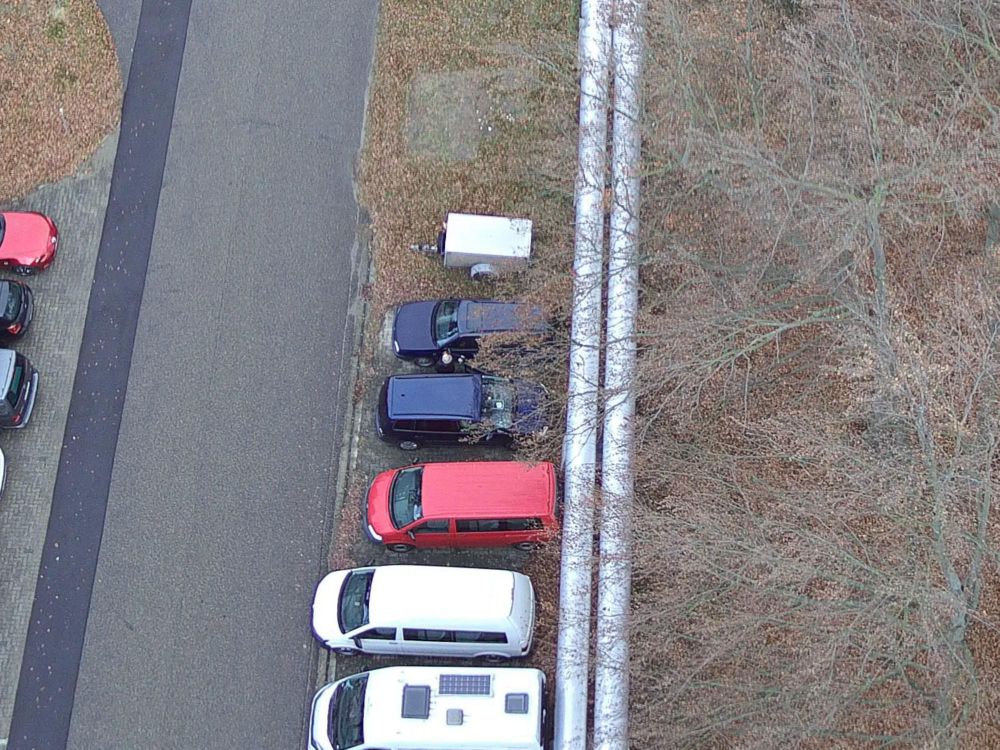
#> input picture myproject/objectDetection/objectsDatasets/training/images/new/20181210_092634_217_R_5.jpg, 1999 x 1499 px (shown at 1/2 size); its folder holds 4 pictures in this run
$ python untitled.py
#> lines starting #> are read from the running program, lines starting #| are printed output that depends on the picture
import cv2
import os
labelNames = [x for x in os.listdir('.') if ".jpg" in x] #new
for name in labelNames:
	img = cv2.imread(name)
#> img is the input picture: shape (1499, 1999, 3); mean B, G, R 133, 128.2, 132.1
	img_new = cv2.resize(img, (400, 300))
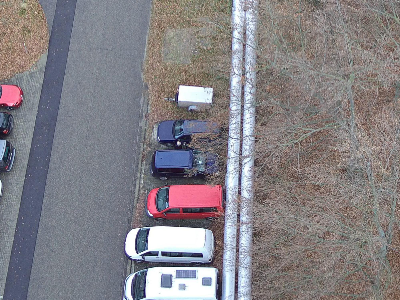
#> img_new: shape (300, 400, 3); mean B, G, R 132.9, 128.1, 132
	cv2.imwrite('../'+name, img_new)
#> pass 2 of the loop `for name in labelNames:`:
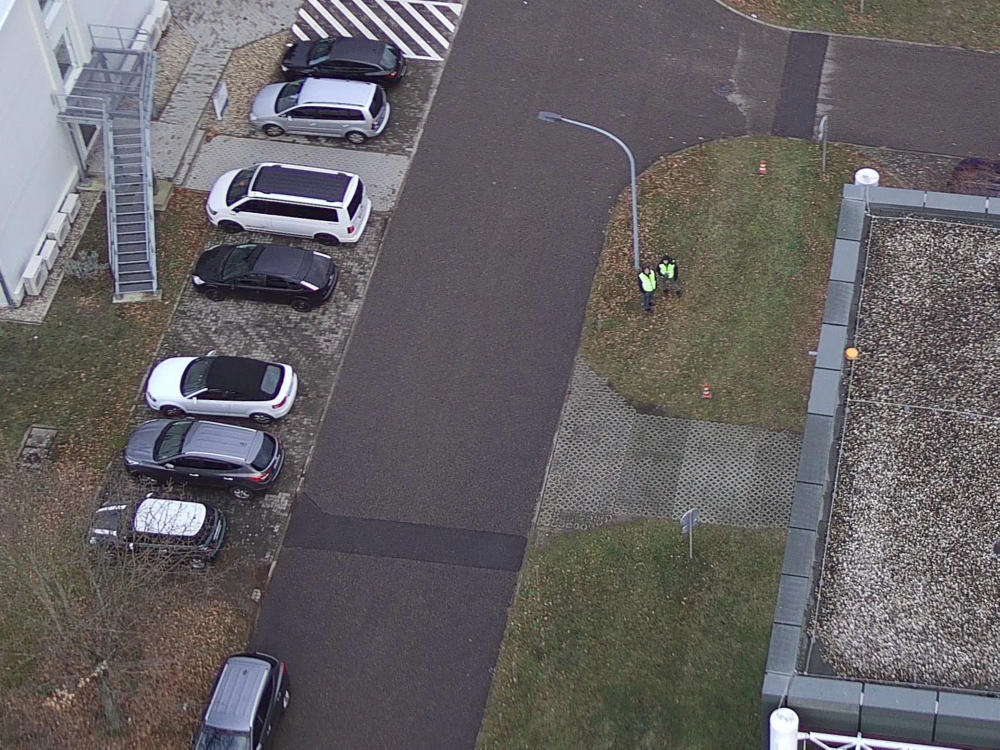
#> input picture myproject/objectDetection/objectsDatasets/training/images/new/20181210_093344_507_R_3.jpg, 1999 x 1499 px (shown at 1/2 size)
#> img is the input picture: shape (1499, 1999, 3); mean B, G, R 100.2, 98.1, 101.3
#> `img_new = cv2.resize(img, (400, 300))`:
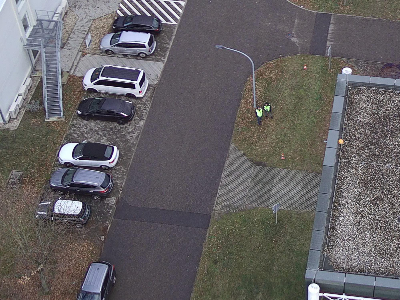
#> img_new: shape (300, 400, 3); mean B, G, R 100.1, 97.9, 101.2
#> pass 3 of the loop `for name in labelNames:`:
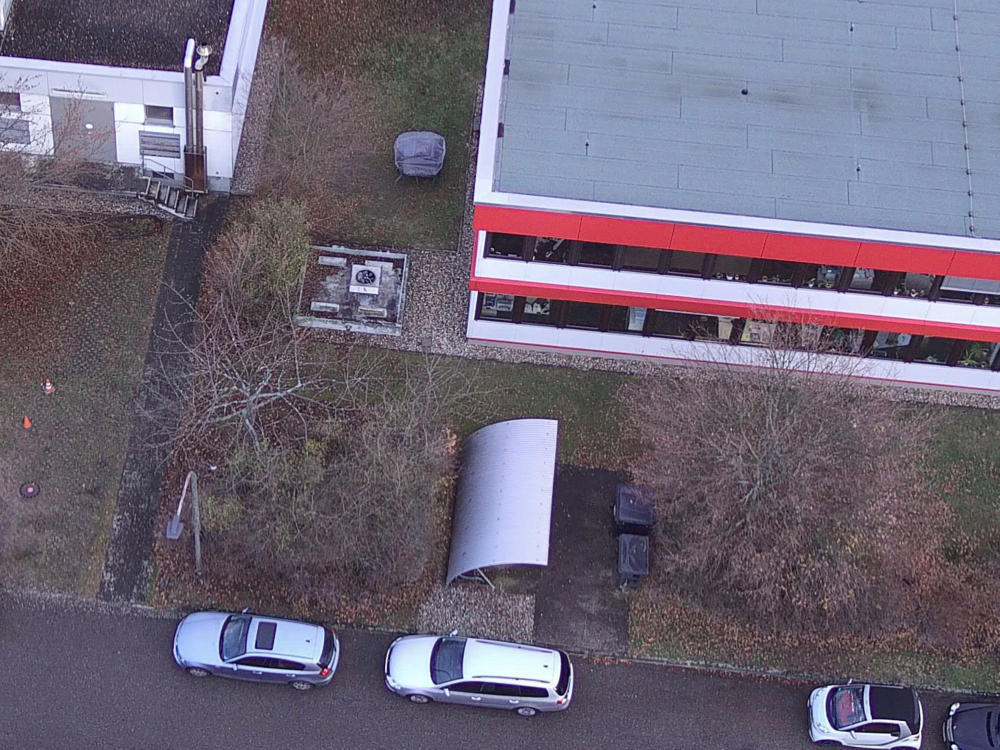
#> input picture myproject/objectDetection/objectsDatasets/training/images/new/20181210_093750_917_R_4.jpg, 1999 x 1499 px (shown at 1/2 size)
#> img is the input picture: shape (1499, 1999, 3); mean B, G, R 118.5, 101.8, 109.7
#> `img_new = cv2.resize(img, (400, 300))`:
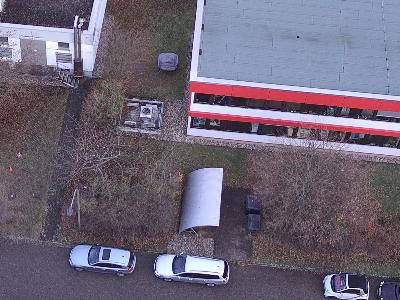
#> img_new: shape (300, 400, 3); mean B, G, R 118.4, 101.7, 109.6
#> the loop made 4 passes; the first 3 are shown
